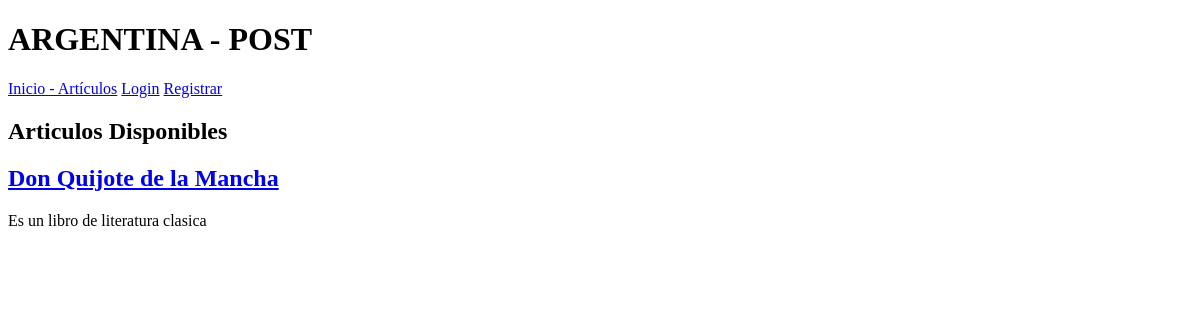
The app's page /, older data.
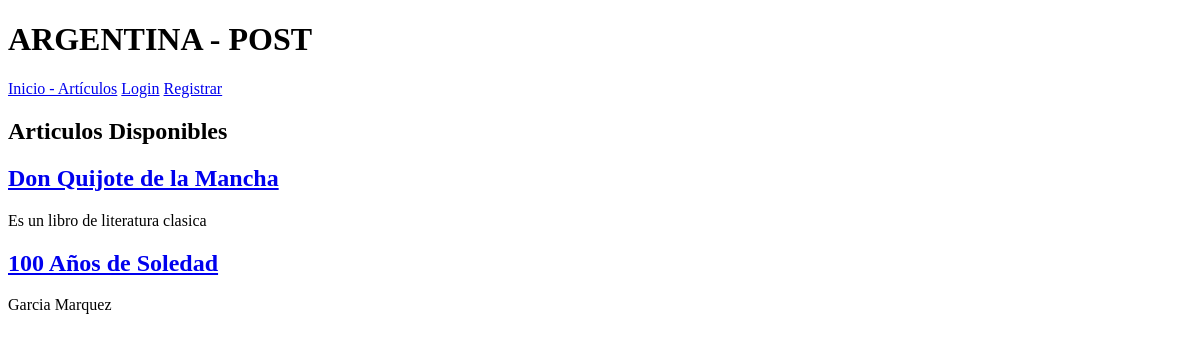
The same page, newer data.
### articles/models.py (models this page shows, shortened)
class Articulos(models.Model):
    title = models.CharField(max_length=200)
    subtitle = models.CharField(max_length = 200, blank=True)
    content = models.TextField()
    opcional_content = models.TextField(blank=True,null=True)
    author = models.ForeignKey(User,on_delete=models.CASCADE)
    category = models.ForeignKey(Categoria,on_delete = models.CASCADE)
    crated_at =models.DateTimeField(auto_now_add=True)
    class Meta:
        verbose_name = "Articulo"
        verbose_name_plural = "Articulos"

### core/views.py (the view)
# urls.py: path('',Inicio,name="home"),
def Inicio(request:HttpRequest) ->HttpResponse:
    articulos = Articulos.objects.all()
    return render(request,'core/index.html', {"articulos":articulos})

### core/templates/core/index.html
{% extends 'base.html' %}
{% block content %}
  <h2>Articulos Disponibles</h2>
    {% for articulo in articulos  %}
        <h2>
             <a href="{% url 'articles:detalle' articulo.id %}">
                {{ articulo.title }}
            </a>
        </h2>
            <p>{{ articulo.subtitle }}</p>
    {% endfor %}
{% endblock content%}

Row changes from the older to the newer data that the page shows:
added Articulos: title "100 Años de Soledad", subtitle "Garcia Marquez"
